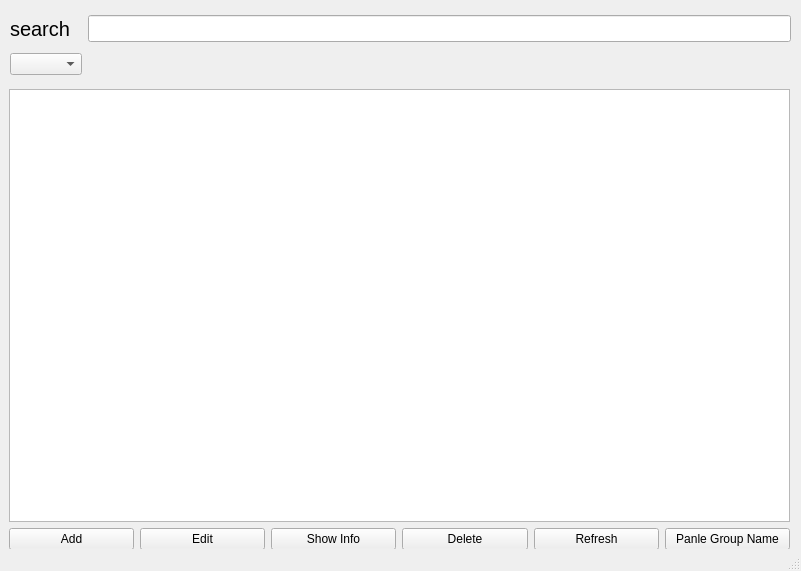
<?xml version="1.0" encoding="UTF-8"?>
<ui version="4.0">
 <class>MainWindow</class>
 <widget class="QMainWindow" name="MainWindow">
  <property name="geometry">
   <rect>
    <x>0</x>
    <y>0</y>
    <width>801</width>
    <height>571</height>
   </rect>
  </property>
  <property name="windowTitle">
   <string>MainWindow</string>
  </property>
  <widget class="QWidget" name="centralwidget">
   <widget class="QWidget" name="gridLayoutWidget">
    <property name="geometry">
     <rect>
      <x>10</x>
      <y>10</y>
      <width>781</width>
      <height>71</height>
     </rect>
    </property>
    <layout class="QGridLayout" name="gridLayout">
     <item row="1" column="0">
      <widget class="QComboBox" name="combo_box_group_name"/>
     </item>
     <item row="0" column="1">
      <widget class="QLineEdit" name="line_edit_search">
       <property name="font">
        <font>
         <pointsize>12</pointsize>
        </font>
       </property>
      </widget>
     </item>
     <item row="0" column="0">
      <widget class="QLabel" name="label_2">
       <property name="font">
        <font>
         <pointsize>15</pointsize>
        </font>
       </property>
       <property name="text">
        <string>search</string>
       </property>
      </widget>
     </item>
    </layout>
   </widget>
   <widget class="QWidget" name="verticalLayoutWidget">
    <property name="geometry">
     <rect>
      <x>9</x>
      <y>89</y>
      <width>781</width>
      <height>461</height>
     </rect>
    </property>
    <layout class="QVBoxLayout" name="verticalLayout">
     <item>
      <widget class="QTableWidget" name="table_widget_contact_list"/>
     </item>
     <item>
      <layout class="QHBoxLayout" name="horizontalLayout_2">
       <item>
        <widget class="QPushButton" name="btn_add_contact_book">
         <property name="text">
          <string>Add</string>
         </property>
        </widget>
       </item>
       <item>
        <widget class="QPushButton" name="btn_edit_contact_book">
         <property name="text">
          <string>Edit</string>
         </property>
        </widget>
       </item>
       <item>
        <widget class="QPushButton" name="btn_show_info_contact_book">
         <property name="text">
          <string>Show Info</string>
         </property>
        </widget>
       </item>
       <item>
        <widget class="QPushButton" name="btn_delete_contact_book">
         <property name="text">
          <string>Delete</string>
         </property>
        </widget>
       </item>
       <item>
        <widget class="QPushButton" name="btn_refresh_contact_book">
         <property name="text">
          <string>Refresh</string>
         </property>
        </widget>
       </item>
       <item>
        <widget class="QPushButton" name="btn_group_name_control">
         <property name="text">
          <string>Panle Group Name</string>
         </property>
        </widget>
       </item>
      </layout>
     </item>
    </layout>
   </widget>
  </widget>
  <widget class="QStatusBar" name="statusbar"/>
 </widget>
 <resources/>
 <connections/>
</ui>
